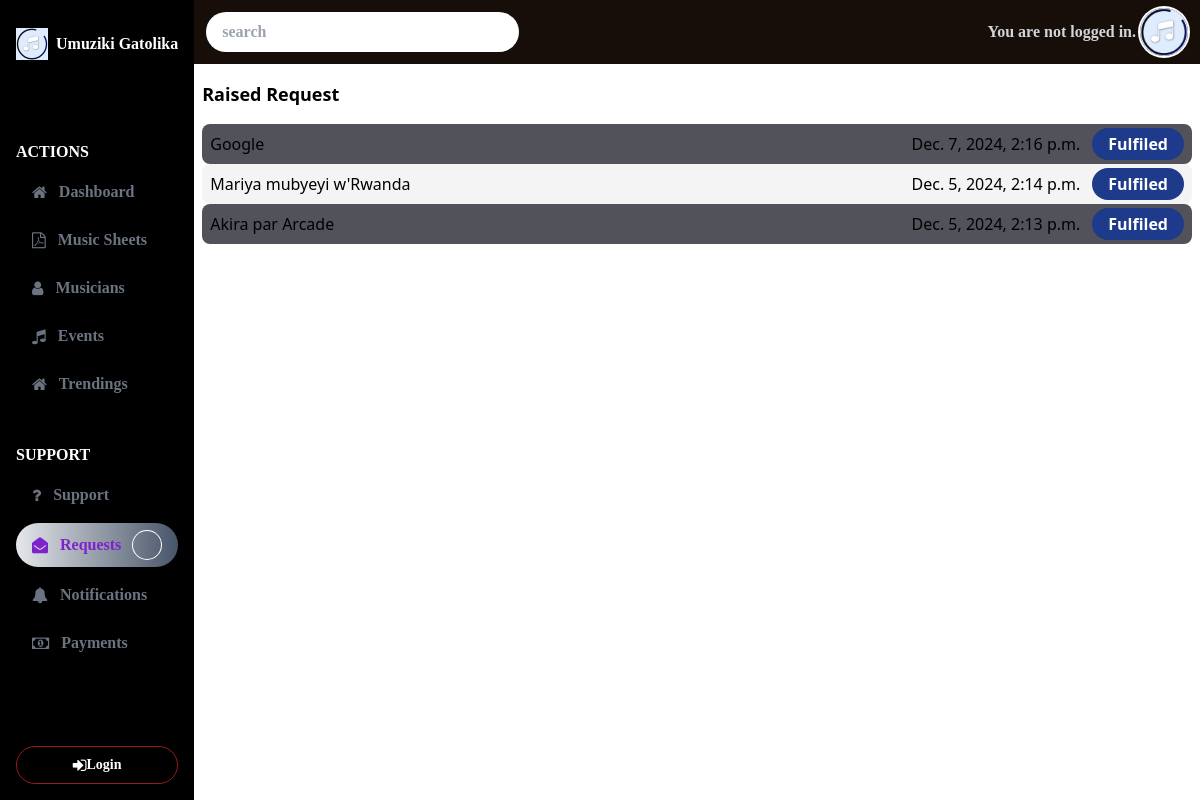
Screenshot of /staff/requests with the database file from the repository.
### Documents/models.py (models this page shows)
class Request(models.Model):
    id=models.UUIDField(primary_key=True,default=uuid.uuid4,editable=False)
    name=models.CharField(max_length=255)
    device=models.CharField(max_length=255,null=True,blank=True)
    requested_on=models.DateTimeField(default=timezone.now)
    status=models.BooleanField(default=False)

### Staff/views.py (the view, shortened to what this page needs)
# urls.py: path('requests',Requests.as_view(),name='requests'),
class Requests(View):
    def get(self, request, *args, **kwargs):
        requests=Request.objects.filter(status=False).order_by('-requested_on')
        return render(request,'./Pages/Requests.html',{'requests':requests})

### Staff/templates/Pages/Requests.html (shortened to what this page needs)
{% extends '../staff.html' %}
{% block Content %}
   <section class="flex flex-col px-2">
        <div class="flex flex-row items-center justify-between my-4">
            <h1 class="font-bold text-lg">Raised Request</h1>
        </div>
        <div class="gap-y-1">
            {% for request in requests %}
            <div class="flex flex-row items-center justify-between py-1 px-2 rounded-lg hover:bg-purple-200" style="background-color: {% cycle 'rgb(82 82 91)' 'rgb(244 244 245)' %};">
                <p class="">{{request.name}}</p>
               <div class="flex flex-row items-center gap-x-3">
                <p>{{request.requested_on}}</p>
                 <form action="">
                    <button type="button" data-id="{{request.id}}" class="fulfil_request rounded-full bg-blue-900 text-white font-bold px-4 py-1 hover:bg-gradient-to-b from-indigo-400 to-purple-800 transition-all">Fulfiled</button>
                </form>
               </div>
            </div>
        {% endfor %}
        </div>
   </section>
{% endblock Content %}

### rows the page displays
Request: name "Google", requested_on "Dec. 7, 2024, 2:16 p.m."
Request: name "Mariya mubyeyi w'Rwanda", requested_on "Dec. 5, 2024, 2:14 p.m."
Request: name "Akira par Arcade", requested_on "Dec. 5, 2024, 2:13 p.m."
